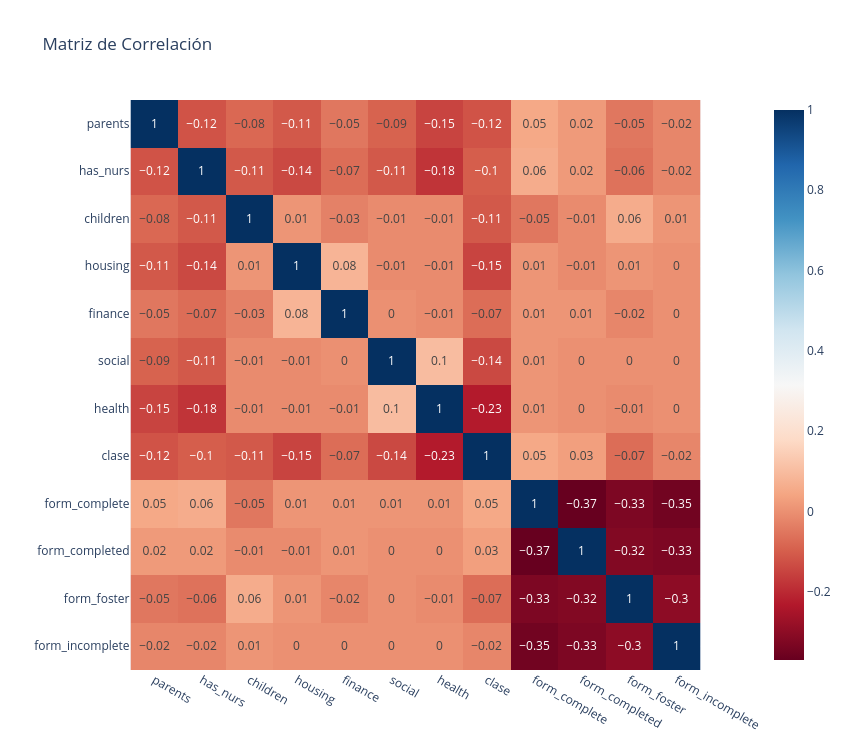

Write notebook code for a chart like this one.
### Code cell
# @title Codificación de atributos
ordinales= {
    'parents':  {'usual': 0, 'pretentious': 1, 'great_pret': 2},
    'has_nurs': {'proper': 0, 'less_proper': 1, 'improper': 2, 'critical': 3, 'very_crit': 4},
    'children': {'1': 1, '2': 2, '3': 3, 'more': 4},
    'housing':  {'convenient': 0, 'less_conv': 1, 'critical': 2},
    'finance':  {'convenient': 0, 'inconv': 1},
    'social':   {'nonprob': 0, 'slightly_prob': 1, 'problematic': 2},
    'health':   {'recommended': 0, 'priority': 1, 'not_recom': 2},
}
df_num= df_bin.copy()
for col, mapa in ordinales.items():
    df_num[col]= df_num[col].map(mapa)

df_num= pd.get_dummies(df_num, columns=['form'], prefix='form', dtype=int)   # one-hot
df_num['clase']= (df_num['clase'] == 'very_recom').astype(int)               # very_recom=1, priority=0

X= df_num.drop('clase', axis=1)
y= df_num['clase']
column_names= X.columns
display(X.head())

# Matriz de correlación
fig= px.imshow(df_num.corr().round(2), text_auto=True, color_continuous_scale='RdBu',
               title='Matriz de Correlación')
fig.update_layout(width=850, height=750)
fig.show()

### Figure 1 — Plotly figure (JSON) as saved in the notebook; plotly's stock layout.template omitted (floating-point values rounded to 4 significant figures; data arrays with more than 128 entries replaced by an {"elided": "..."} marker saying what was removed)
{"data": [{"coloraxis": "coloraxis", "hovertemplate": "x: %{x}<br>y: %{y}<br>color: %{z}<extra></extra>", "name": "0", "texttemplate": "%{z}", "type": "heatmap", "x": ["parents", "has_nurs", "children", "housing", "finance", "social", "health", "clase", "form_complete", "form_completed", "form_foster", "form_incomplete"], "xaxis": "x", "y": ["parents", "has_nurs", "children", "housing", "finance", "social", "health", "clase", "form_complete", "form_completed", "form_foster", "form_incomplete"], "yaxis": "y", "z": {"elided": "12x12 float values"}}], "layout": {"coloraxis": {"autocolorscale": false, "colorscale": [[0, "rgb(103,0,31)"], [0.1, "rgb(178,24,43)"], [0.2, "rgb(214,96,77)"], [0.3, "rgb(244,165,130)"], [0.4, "rgb(253,219,199)"], [0.5, "rgb(247,247,247)"], [0.6, "rgb(209,229,240)"], [0.7, "rgb(146,197,222)"], [0.8, "rgb(67,147,195)"], [0.9, "rgb(33,102,172)"], [1, "rgb(5,48,97)"]]}, "height": 750, "title": {"text": "Matriz de Correlación"}, "width": 850, "xaxis": {"anchor": "y", "constrain": "domain", "domain": [0, 1], "scaleanchor": "y"}, "yaxis": {"anchor": "x", "autorange": "reversed", "constrain": "domain", "domain": [0, 1]}}}
